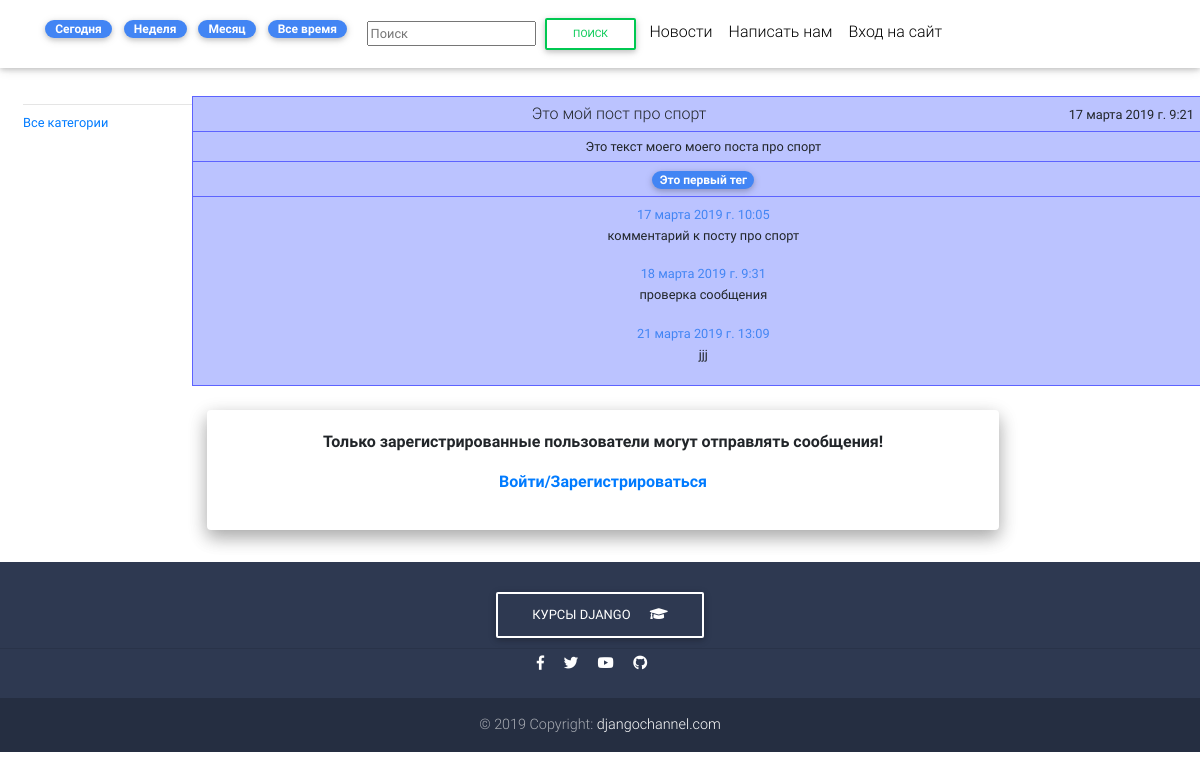
Page /news/eto-moj-post-pro-sport/ on the earlier database version.
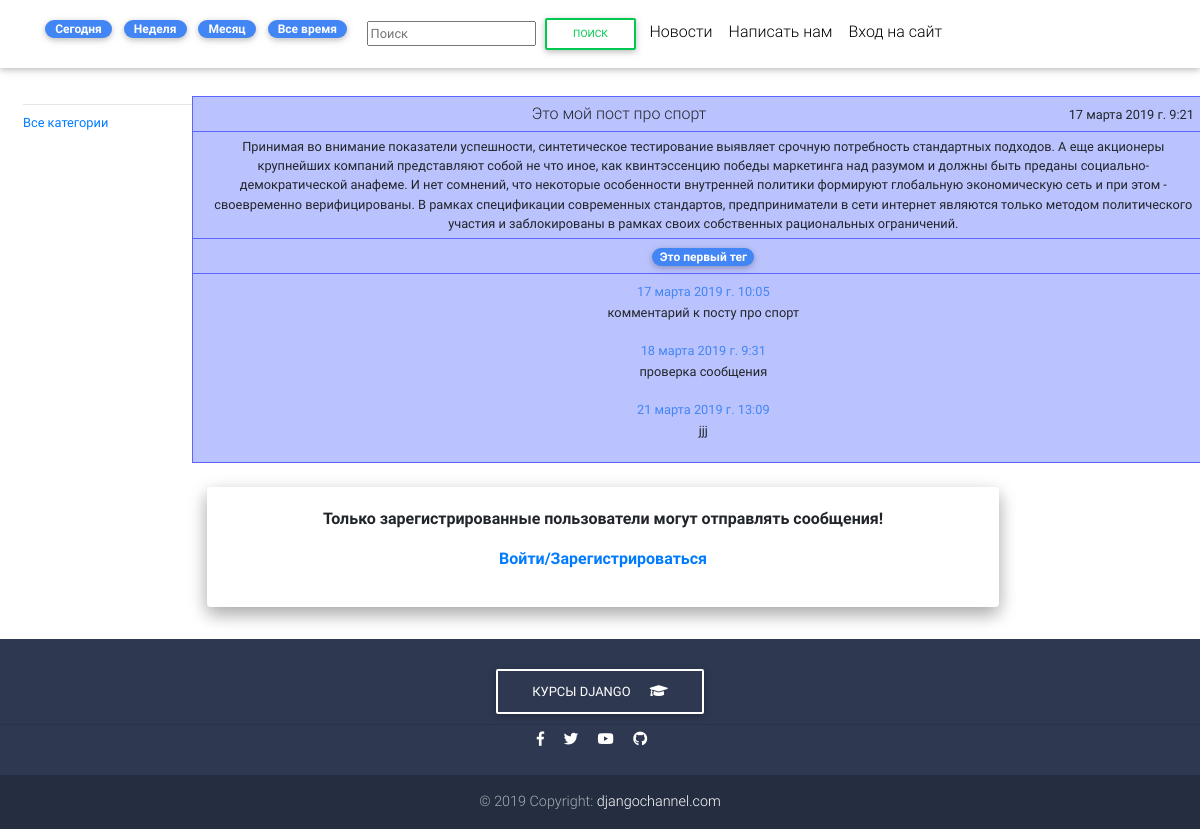
Same page on the later database version.
### news/models.py (models this page shows, shortened)
class Post(models.Model):
    DO_PUBLISH_CHOICES = (
        (True, 'Да'),
        (False, 'Нет'),
    )
    SHOW_POST_CHOICES = (
        (True, 'Для всех'),
        (False, 'Только для зарегистрированных'),
    )
    user = models.ForeignKey(User, verbose_name='Пользователь', on_delete=models.CASCADE, blank=True, null=True)
    title = models.CharField(verbose_name="Заголовок", max_length=100)
    subtitle = models.CharField(verbose_name='Подзаголовок', max_length=100, blank=False, default='')
    text = models.TextField(verbose_name="Текст")
    created_date = models.DateTimeField(verbose_name="Дата создания", auto_now_add=True)
    edited_date = models.DateTimeField(verbose_name="Дата редактирования", blank=False, default=timezone.now)
    published_date = models.DateTimeField(verbose_name="Дата публикации", blank=False, default=timezone.now)
    category = models.ForeignKey(Category, verbose_name="Категория", on_delete=models.SET_NULL, null=True)
    tags = models.ManyToManyField(Tag, verbose_name="Теги")
    slug = models.SlugField(verbose_name="slug", max_length=100, blank=False, default="")
    image_main = models.ImageField(verbose_name='Главное изображение', blank=True)
    do_publish = models.BooleanField(verbose_name='Опубликовать', choices=DO_PUBLISH_CHOICES, blank=False, default=True)
    show_for_all = models.BooleanField(verbose_name='Показывать для всех', choices=SHOW_POST_CHOICES, blank=False,
                                       default=True)
    template = models.CharField(verbose_name='Используемый шаблон', max_length=100, blank=False,
                                default='post_template_default.html')
    def get_comments(self):
        return Comment.objects.filter(post=self.id)
    class Meta:
        verbose_name = "Пост"
        verbose_name_plural = "Посты"
        ordering = ["-created_date"]

### news/views.py (the view, shortened to what this page needs)
# urls.py: path("<slug:slug>/", PostDetail.as_view(), name="post_detail"),
class PostDetail(DetailView):
    model = Post
    template_name = 'news/post_detail.html'
    def get_context_data(self, **kwargs):
        context = super().get_context_data(**kwargs)
        context['form'] = CommentForm
        return context

### news/context_processors.py (called while the page is built)
def contextprocessor_categories_all(request):
    return {'contextprocessor_categories_all': Category.objects.all()}

### news/templatetags/category_list_tag.py (called while the page is built)
@register.inclusion_tag('news/category_list__for_tag.html')
def category_list_tag():
    return {'category_list': Category.objects.all()}

### news/templatetags/post_detail_tag.py (called while the page is built)
@register.inclusion_tag('news/base_tag.html')
def post_detail_tag(this_post, this_template='news/detail_post__template_default.html'):
    return {
        'this_template': this_template,
        'this_post': this_post,
    }

### templates/news/post_detail.html
{% extends 'base.html' %}
{% load post_detail_tag %}
{% load crispy_forms_filters %}
{% block content %}
    <div class="text-center">
        <div class="row mb-4 wow fadeIn">
            {% post_detail_tag this_post=post this_template=post.category.detail_post_template %}
        </div>
    </div>
    <div class="row mb-4 wow fadeIn">
        <div class="card-deck col-10">
            <div class="card z-depth-2">
                <div class="card-body font-weight-bold">
                    {% if user.is_authenticated %}
                        <form action="{% url 'post_detail' slug=post.slug %}" method="post">
                            {% csrf_token %}
                            {{ form | crispy }}
                            <button type="submit" class="btn btn-success btn-sm">Отправить комментарий</button>
                        </form>
                    {% else %}
                        <p class="text-center">Только зарегистрированные пользователи могут отправлять сообщения!</p>
                        <p class="text-center"><a href="{% url 'account_login' %}">Войти/Зарегистрироваться</a></p>
                    {% endif %}
                </div>
            </div>
        </div>
    </div>
{% endblock content %}

### templates/news/detail_post__template_sport.html
{% load crispy_forms_filters %}
{% block content %}
    <div class="container-fluid" style="background-color: #bbc3ff; border: 1px double #5d63ff; ">
        <div class="row" style="border-bottom: solid 1px #5d63ff; padding: 5px">
            <div class="col">
                {{ this_post.title }}
            </div>
            <div class="col-2 text-right">
                <span class="small">{{ this_post.created_date }}</span>
            </div>
        </div>
        <div class="row" style="border-bottom: solid 1px #5d63ff; padding: 5px">
            <div class="col small">
                {{ this_post.text }}
            </div>
        </div>
        <div class="row" style="border-bottom: solid 1px #5d63ff; padding: 5px">
            <div class="col">
                {% for tag in this_post.tags.all %}
                    <span class="badge badge-pill badge-primary">{{ tag.name }}</span>
                {% endfor %}
            </div>
        </div>
        <div class="row" style="padding: 5px">
            <div class="col">
                {% for comment in this_post.get_comments %}
                    <span class="small text-primary">{{ comment.created }}</span>
                    <p class="small">{{ comment.text }}</p>
                {% endfor %}
            </div>
        </div>
    </div>
    <br>
{% endblock content %}

Differences in the rows shown:
changed Post "Это мой пост про спорт": text "Это текст моего моего поста про спорт" → "Принимая во внимание показатели успешности, синтетическое тестирование выявляет срочную потребность стандартных подходов. А еще акционеры крупнейших компаний представляют собой не что иное, как квинтэссенцию победы маркетинга над разумом и должны быть преданы социально-демократической анафеме. И нет сомнений, что некоторые особенности внутренней политики формируют глобальную экономическую сеть и при этом - своевременно верифицированы. В рамках спецификации современных стандартов, предприниматели в сети интернет являются только методом политического участия и заблокированы в рамках своих собственных рациональных ограничений."
